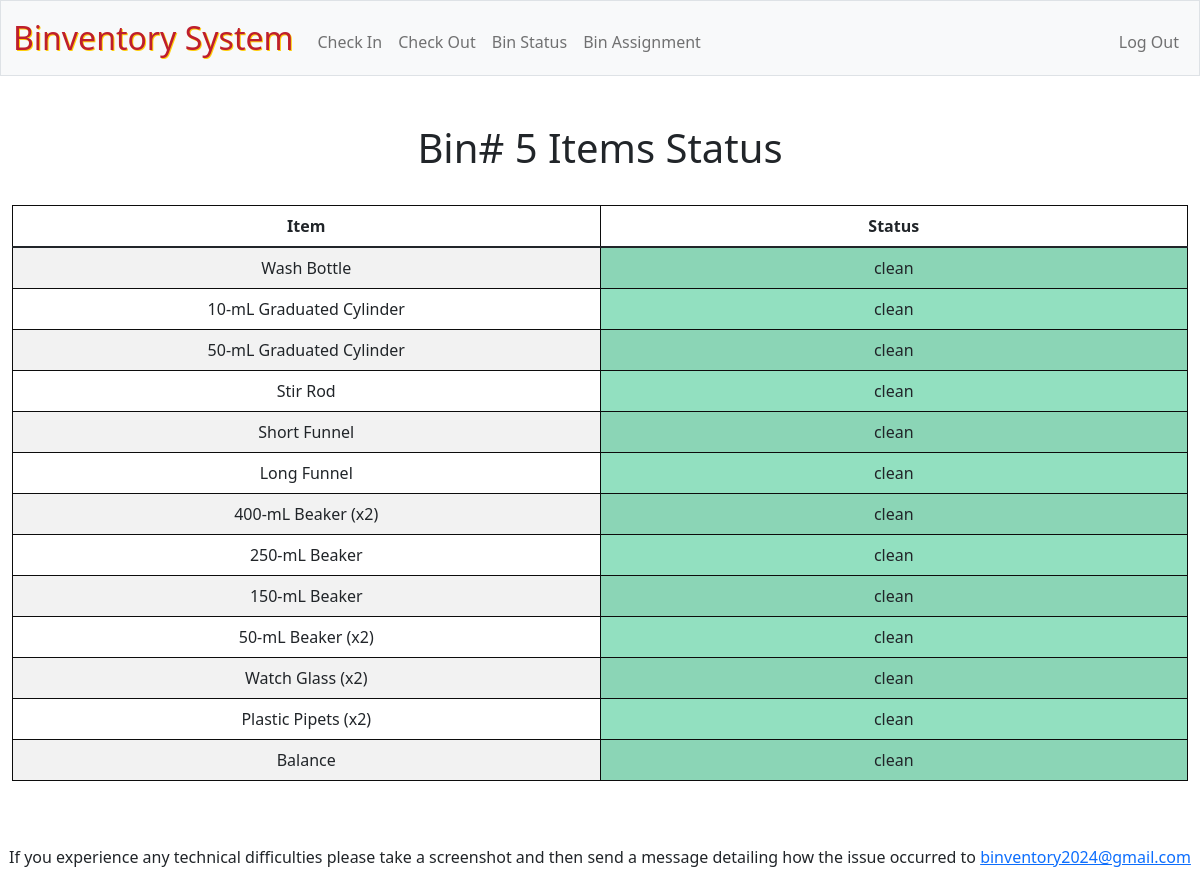
Page /status (signed in) on the committed database.
### tables this page shows
CREATE TABLE bins (
bin_code INTEGER PRIMARY KEY AUTOINCREMENT,
room_num TEXT NOT NULL,
bin_num INTEGER NOT NULL,
FOREIGN KEY (room_num) REFERENCES room (room_num)
);

CREATE TABLE bin_items (bin_code INTEGER NOT NULL PRIMARY KEY, wash_bottle TEXT CHECK(wash_bottle IN ('clean', 'dirty', 'partial', 'missing')), grad_cyl_10 TEXT CHECK(grad_cyl_10 IN ('clean', 'dirty', 'partial', 'missing')), grad_cyl_50 TEXT CHECK(grad_cyl_50 IN ('clean', 'dirty', 'partial', 'missing')), stir_rod TEXT CHECK(stir_rod IN ('clean', 'dirty', 'partial', 'missing')), short_fun TEXT CHECK(short_fun IN ('clean', 'dirty', 'partial', 'missing')), long_fun TEXT CHECK(long_fun IN ('clean', 'dirty', 'partial', 'missing')), beaker_400 TEXT CHECK(beaker_400 IN ('clean', 'dirty', 'partial', 'missing')), beaker_250 TEXT CHECK(beaker_250 IN ('clean', 'dirty', 'partial', 'missing')), beaker_150 TEXT CHECK(beaker_150 IN ('clean', 'dirty', 'partial', 'missing')), beaker_50 TEXT CHECK(beaker_50 IN ('clean', 'dirty', 'partial', 'missing')), watch_glass TEXT CHECK(watch_glass IN ('clean', 'dirty', 'partial', 'missing')), plastic_pipets TEXT CHECK(plastic_pipets IN ('clean', 'dirty', 'partial', 'missing')), balance TEXT CHECK(balance IN ('clean', 'dirty', 'partial', 'missing')), last_user_code INTEGER, last_checkin_time DATETIME DEFAULT CURRENT_TIMESTAMP, last_checkout_time DATETIME DEFAULT CURRENT_TIMESTAMP, FOREIGN KEY (last_user_code) REFERENCES students (student_id), FOREIGN KEY (bin_code) REFERENCES bins (bin_code));

### student_bp.py (the view)
@bp.route("/status", methods = ["GET", "POST"])
@login_required
def status():
    student_id = session["user_id"]
    id_query = {"student_id" : f"{student_id}"}
    class_code = extract_query_info(db_name, "bin_assign", id_query, "class_code")
    if not class_code:
        flash("No class found or class not assigned")
        return redirect("/assign")
    class_student_query = {"class_code" : f"{class_code}", "student_id" : f"{student_id}"}
    bin_code = extract_query_info(db_name, "bin_assign", class_student_query, "bin_code")
    if not bin_code:
        flash("You have not yet registered in a class or to a bin")
        return redirect("assign.html")
    sql_col_search = ', '.join(f"bin_items.{items}" for items in bin_contents)
    with sqlite3.connect(f"{db_name}.db") as db:
        try:
             db.row_factory = sqlite3.Row
             cursor = db.execute(f"SELECT bins.bin_num, {sql_col_search} FROM bin_items JOIN bins ON bins.bin_code = bin_items.bin_code WHERE bin_items.bin_code = ?", (bin_code,))
             bin_status = cursor.fetchone()
             cursor.close()
        except sqlite3.Error as e:
            flash(f"An error has occurred, {e}")
            return redirect("/")
    if not bin_status:
        flash("Database error, bin_status not found")
        return redirect("/")
    return render_template("status.html", bin_status=bin_status, bin_contents=bin_contents)

### db_helpers.py (called while the page is built)
def extract_query_info(db_name, table, queries_dict, value_search):
    try:
        with sqlite3.connect(f"{db_name}.db") as db:
            where_conditions = ' AND '.join(f"{query_col} = ?" for query_col in queries_dict.keys())
            sql_query = f"SELECT {value_search} FROM {table} WHERE {where_conditions}"
            query_values = tuple(queries_dict.values())
            cursor = db.execute(sql_query, query_values)
            check = cursor.fetchall()
            cursor.close()
            if len(check) > 0:
                result = check[0][0]
                return str(result)
            else:
                return False
    except sqlite3.Error as e:
        print(f"An error occurred extracting {value_search} from {table}: {e}")
        return False

### helpers.py (called while the page is built)
def login_required(f):
    @wraps(f)
    def decorated_function(*args, **kwargs):
        if session.get("user_id") is None:
            flash("Login Required")
            return redirect("/login")
        return f(*args, **kwargs)
    return decorated_function

### templates/status.html (shortened to what this page needs)
{% extends "layout.html" %}
{% block main %}
<h1> Bin# {{ bin_status["bin_num"] }} Items Status </h1>
<table class="table table-striped">
    <thead>
        <tr>
            <th scope="col">Item</th>
            <th scope="col">Status</th>
        </tr>
    </thead>
    <tbody>
        {% for item in bin_status.keys() %}
            {% if item != "bin_num" %}
                <tr>
                    <td>{{ bin_contents[item] }}</td>
                    <td id="{{ item }}" class="status">{{ bin_status[item] }}</td>
                </tr>
            {% endif %}
        {% endfor %}
    </tbody>
</table>
{% endblock %}

### templates/layout.html (shortened to what this page needs)
<!DOCTYPE html>
<html lang="en">
    <head>
        <link href="https://cdn.jsdelivr.net/npm/bootstrap@5.1.3/dist/css/bootstrap.min.css" rel="stylesheet">
        <link href="/static/styles.css" rel="stylesheet">
    </head>
    <body>
        <nav class="bg-light border navbar navbar-expand-md navbar-light">
            <div class="container-fluid">
                <a class="navbar-brand" href="/"><span class="school_color">Binventory System</span></a>
                <div class="collapse navbar-collapse" id="navbar">
                    {% if session["user_id"] and session["user_role"] == "student" %}
                        <ul class="navbar-nav me-auto mt-2">
                            <li class="nav-item"><a class="nav-link" href="/checkin">Check In</a></li>
                            <li class="nav-item"><a class="nav-link" href="/checkout">Check Out</a></li>
                            <li class="nav-item"><a class="nav-link" href="/status">Bin Status</a></li>
                            <li class="nav-item"><a class="nav-link" href="/assign">Bin Assignment</a></li>
                        </ul>
                        <ul class="navbar-nav ms-auto mt-2">
                            <li class="nav-item"><a class="nav-link" href="/logout">Log Out</a></li>
                        </ul>
                    {% else %}
                        <ul class="navbar-nav ms-auto mt-2">
                            <li class="nav-item"><a class="nav-link" href="/register">Register</a></li>
                            <li class="nav-item"><a class="nav-link" href="/login">Log In</a></li>
                            <li class="nav-item"><a class="nav-link" href="/admin_login">Admin Login</a></li>
                        </ul>
                    {% endif %}
                </div>
            </div>
        </nav>
        <main class="container-fluid py-5 text-center">
            {% block main %}{% endblock %}
        </main>
    </body>
    <footer>
        If you experience any technical difficulties please take a screenshot and then send a message detailing how the issue occurred to <a href = "mailto:binventory2024@gmail.com">binventory2024@gmail.com</a>
    </footer>
</html>

### static/styles.css (style rules this page uses)
nav .navbar-brand { font-size: xx-large; }
nav .navbar-brand .school_color { color: #be1e2d; text-shadow: 1px 1px #ffcf0c; }
table, th, td { border: 1px solid #0c0c0c; border-collapse: collapse; width: 25%; margin-left: auto; margin-right: auto; table-layout: auto; text-overflow: ellipsis; }
h1, h2, par { padding-bottom: 25px; }
footer { text-align:center }

### rows in the picture
bins: bin_num "5"
bin_items: wash_bottle "clean" "clean" "clean" "clean" "clean" "clean" "clean" "clean" "clean" "clean" "clean" "clean" "clean"

### other values in the picture
{{ bin_contents[item] }} "Wash Bottle" "10-mL Graduated Cylinder" "50-mL Graduated Cylinder" "Stir Rod" "Short Funnel" "Long Funnel" "400-mL Beaker (x2)" "250-mL Beaker" "150-mL Beaker" "50-mL Beaker (x2)" "Watch Glass (x2)" "Plastic Pipets (x2)" "Balance"
